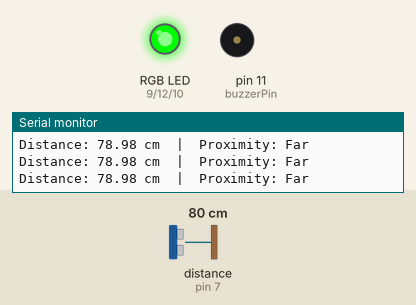
Recording of a sketch running on a simulated Arduino Uno, built with avr-gcc and run on an emulated ATmega328P. On the bench: an RGB LED mixed from three pins (HIGH = lit), buzzer (waves = sounding), the last lines printed to the serial monitor. Wiring (inferred from the names in the program): ultrasonic range finder: trigger pin 8; echo pin 7. The test bench sets the inputs (shaded band); at power-on: distance to the obstacle (sensor on pin 7) 80 cm. The echo pulse lasts 58.3 µs per cm; pins used as bus, display or sensor lines are not drawn.

Above: at 1.2 s.
1.3 s: distance to the obstacle (sensor on pin 7) set to 23 cm
2.8 s: distance to the obstacle (sensor on pin 7) set to 19 cm
At 2.98 s:
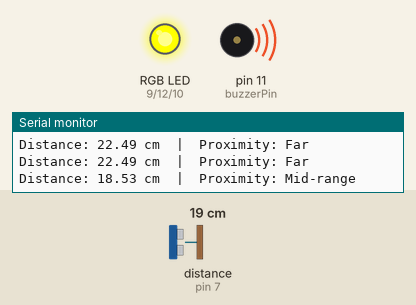
5.8 s: distance to the obstacle (sensor on pin 7) set to 7 cm
8.8 s: distance to the obstacle (sensor on pin 7) set to 4 cm
At 8.96 s:
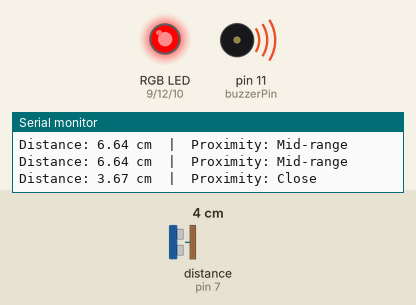
11.8 s: distance to the obstacle (sensor on pin 7) set to 9 cm
At 11.93 s:
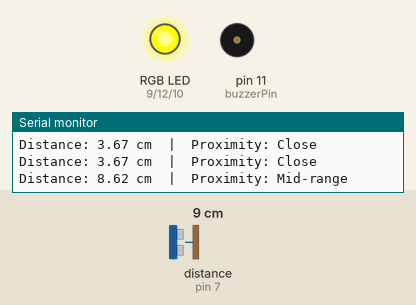
14.8 s: distance to the obstacle (sensor on pin 7) set to 2 cm
At 14.98 s:
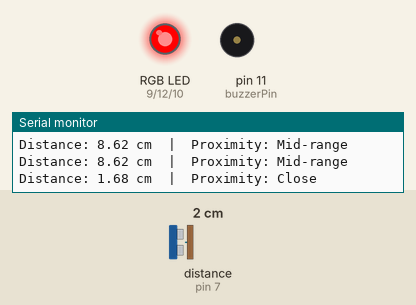
Timing chart, 0 to 18.8 s (numbered marks = the images above; inputs shaded):
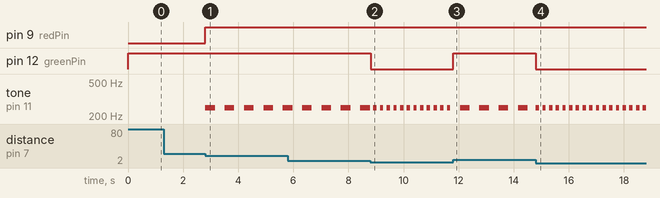

Measured:
- the behaviour switches between 21 and 20 cm on distance to the obstacle (sensor on pin 7) (found by bisection; images 0 and 1)
- the behaviour switches between 6 and 5 cm on distance to the obstacle (sensor on pin 7) (found by bisection; images 1 and 2)
- after the input at 2.8 s, pin 9 (redPin): LOW → HIGH at once; tone on pin 11 (buzzerPin): alternates 250 Hz for 0.35 s and silent for 0.35 s, starting at once
- after the input at 8.8 s, pin 12 (greenPin): HIGH → LOW at once; tone on pin 11 (buzzerPin): alternates 250 Hz for 0.12 s and silent for 0.12 s, starting after 0.11 s
- after the input at 11.8 s, pin 12 (greenPin): LOW → HIGH at once; tone on pin 11 (buzzerPin): alternates 250 Hz for 0.35 s and silent for 0.35 s, starting after 0.25 s
- after the input at 14.8 s, pin 12 (greenPin): HIGH → LOW at once; tone on pin 11 (buzzerPin): alternates 250 Hz for 0.12 s and silent for 0.12 s, starting at once

The sketch:

Mech_Midterm_Part1.ino
```cpp
//ChatGPT was used to generate this code
//Prompt used: #include <Servo.h>

// -----------------------------
// Pin definitions
// -----------------------------
/*const int trigPin   = 8;
const int echoPin   = 7;
const int servoPin  = 6;
const int buttonPin = 2;
const int buzzerPin = 11;
const int redPin    = 9;
const int greenPin  = 12;
const int bluePin   = 10;

// -----------------------------
// Servo settings
// -----------------------------
Servo myServo;
const int restAngle = 100;   // forward direction
const int minScan   = -140;    // scan start angle
const int maxScan   = 220;  // scan end angle

// -----------------------------
// State variables
// -----------------------------
bool scanMode = false;
bool lastButtonState = LOW;
unsigned long lastDebounceTime = 0;
unsigned long debounceDelay = 50;

// -----------------------------
// Distance and buzzer timing
// -----------------------------
unsigned long lastDistancePrint = 0;
const unsigned long distanceInterval = 250; // ms between prints
unsigned long lastBeepTime = 0;
bool beeping = false;
int beepInterval = 0;
int toneFreq = 250;

// -----------------------------
// Helpers
// -----------------------------
float getDistance() {
  long duration;
  float distance;
  float sum = 0;
  for (int i = 0; i < 5; i++) {
    digitalWrite(trigPin, LOW);
    delayMicroseconds(2);
    digitalWrite(trigPin, HIGH);
    delayMicroseconds(10);
    digitalWrite(trigPin, LOW);
    duration = pulseIn(echoPin, HIGH, 30000);
    distance = duration * 0.034 / 2;
    sum += distance;
  }
  return sum / 5.0;
}

void setColor(bool red, bool green, bool blue) {
  digitalWrite(redPin, red);
  digitalWrite(greenPin, green);
  digitalWrite(bluePin, blue);
}

void proximityFeedback(float distance) {
  if (distance < 5.0) {                // CLOSE
    setColor(HIGH, LOW, LOW);          // Red flashes if you want
    beepInterval = 120;
  } else if (distance <= 20.0) {       // MID-RANGE
    setColor(HIGH, HIGH, LOW);         // Yellow
    beepInterval = 350;
  } else {                             // FAR
    setColor(LOW, HIGH, LOW);          // Green
    beepInterval = 0;
    noTone(buzzerPin);
  }

  if (beepInterval > 0) {
    unsigned long now = millis();
    if (now - lastBeepTime >= beepInterval) {
      lastBeepTime = now;
      if (!beeping) {
        tone(buzzerPin, toneFreq);
        beeping = true;
      } else {
        noTone(buzzerPin);
        beeping = false;
      }
    }
  }
}

// ---------------------------------------------------
// Environment classification
// ---------------------------------------------------
String classifyEnvironment(float dLeft, float dCenter, float dRight) {
  const float wallThreshold = 20.0;
  if (dCenter < wallThreshold && dLeft < wallThreshold && dRight < wallThreshold)
    return "Corner / Dead end";
  else if (dCenter < wallThreshold && dLeft > wallThreshold && dRight > wallThreshold)
    return "Facing wall";
  else if (dLeft < wallThreshold && dCenter > wallThreshold && dRight > wallThreshold)
    return "Wall on left";
  else if (dRight < wallThreshold && dCenter > wallThreshold && dLeft > wallThreshold)
    return "Wall on right";
  else if (dLeft < wallThreshold && dRight < wallThreshold && dCenter > wallThreshold)
    return "Corridor";
  else
    return "Open space";
}

// ---------------------------------------------------
// Setup
// ---------------------------------------------------
void setup() {
  Serial.begin(9600);
  pinMode(trigPin, OUTPUT);
  pinMode(echoPin, INPUT);
  pinMode(buttonPin, INPUT_PULLUP);
  pinMode(redPin, OUTPUT);
  pinMode(greenPin, OUTPUT);
  pinMode(bluePin, OUTPUT);
  pinMode(buzzerPin, OUTPUT);

  myServo.attach(servoPin);
  myServo.write(restAngle);
  setColor(LOW, HIGH, LOW); // Idle = green
  Serial.println("Mode: IDLE");
}

// ---------------------------------------------------
// Main loop
// ---------------------------------------------------
// -----------------------------
// Idle mode timing
// -----------------------------
String lastEnvironment = "Unknown"; // stores environment after last scan

void loop() {
  // --- Button handling ---
  bool reading = !digitalRead(buttonPin);
  if (reading != lastButtonState) lastDebounceTime = millis();

  if ((millis() - lastDebounceTime) > debounceDelay) {
    if (reading && !scanMode) {
      scanMode = true;
      Serial.println("Mode: SCAN");
      setColor(HIGH, LOW, LOW); // Red
      noTone(buzzerPin);
    } else if (reading && scanMode) {
      scanMode = false;
      Serial.println("Mode: IDLE");
      setColor(LOW, HIGH, LOW); // Green
      noTone(buzzerPin);
    }
  }
  lastButtonState = reading;

  // --- IDLE MODE ---
  if (!scanMode) {
    float distance = getDistance();
    proximityFeedback(distance);

    // Serial output every 250ms
    if (millis() - lastDistancePrint >= distanceInterval) {
      lastDistancePrint = millis();

      String proximity;
      if (distance < 5.0) proximity = "Close";
      else if (distance <= 20.0) proximity = "Mid-range";
      else proximity = "Far";

      Serial.print("Distance: ");
      Serial.print(distance);
      Serial.print(" cm  |  Proximity: ");
      Serial.print(proximity);
      Serial.print("  | Environment: ");
      Serial.println(lastEnvironment); // print last scanned environment
    }
  }

  // --- SCAN MODE ---
  if (scanMode) {
    float minDistance = 9999;
    int bestAngle = restAngle;
    float dLeft, dCenter, dRight;

    // Measure Right, Center, Left
    myServo.write(minScan); delay(250); dRight = getDistance();
    myServo.write(restAngle); delay(250); dCenter = getDistance();
    myServo.write(maxScan); delay(250); dLeft = getDistance();

    // Sweep full 180° to find closest object
    for (int angle = minScan; angle <= maxScan; angle += 5) {
      myServo.write(angle);
      delay(100);
      float dist = getDistance();
      Serial.print("Angle: "); Serial.print(angle);
      Serial.print("  Distance: "); Serial.println(dist);
      if (dist < minDistance) {
        minDistance = dist;
        bestAngle = angle;
      }
    }

    // Point servo to closest object
    myServo.write(bestAngle);
    Serial.print("Closest object at ");
    Serial.print(bestAngle);
    Serial.print("°, distance: ");
    Serial.print(minDistance);
    Serial.println(" cm");

    // Classify environment and store it
    lastEnvironment = classifyEnvironment(dLeft, dCenter, dRight);
    Serial.print("Environment: ");
    Serial.println(lastEnvironment);

    // Return to idle
    scanMode = false;
    setColor(LOW, HIGH, LOW); // Green
    Serial.println("Mode: IDLE");
  }
}

//Snippet of code for an ultrasonic sensor mounted onto a servo, does a lot of things.

//First part of project:
//The Ultrasonic sensor does not need to move for this part.
//Functional requirements:
//A. The distance to the object should be continuously sensed and displayed in the serial
//monitor.
//B. There should be at least three categories in the level of proximity/risk:
//a. “Close”: less than 5 cm
//b. “Mid-range”: between 5 cm and 20 cm
//c. “Far”: beyond 20 cm
//C. The color of the RGB LED should be
//a. “Close” → Red
//b. “Mid-range” → Yellow
//c. “Far” → Green
//D. There should be a beeping sound with the following characteristics:
//a. “Close” → High frequency of beeping to alert the user
//b. “Mid-range” → Low frequency of beeping
//c. “Far” → No beeping
//*Note: high frequency does not mean high pitch.
//E. Since the ultrasonic sensor is noisy, there should be some type of “filtering” to avoid
//erroneous measurements (e.g., take the average of five samples). Write a separate
//method for this so that you can use it in the subsequent parts

//Now this is already built-in to the code I gave you, I just need you to eliminate erroneous code, or code that moves the servo around and such. Just strip it down to the beeping, RGB LED light. Also, write out explanations for all code blocks */
//**** NOTE: I previously generated code for all 3 parts combined, was just asking it to strip this code for each part.****
#include <Arduino.h>

// -----------------------------
// Pin definitions
// -----------------------------
const int trigPin   = 8;
const int echoPin   = 7;
const int buzzerPin = 11;
const int redPin    = 9;
const int greenPin  = 12;
const int bluePin   = 10;

// -----------------------------
// Distance and buzzer timing
// -----------------------------
unsigned long lastDistancePrint = 0;
const unsigned long distanceInterval = 250; // ms between prints
unsigned long lastBeepTime = 0;
bool beeping = false;
int beepInterval = 0;
int toneFreq = 250;

// ---------------------------------------------------
// Helper function: Measure distance (with filtering)
// ---------------------------------------------------
float getDistance() {
  long duration;
  float distance;
  float sum = 0;

  // Take 5 readings and average them to reduce noise
  for (int i = 0; i < 5; i++) {
    digitalWrite(trigPin, LOW);
    delayMicroseconds(2);
    digitalWrite(trigPin, HIGH);
    delayMicroseconds(10);
    digitalWrite(trigPin, LOW);
    duration = pulseIn(echoPin, HIGH, 30000); // timeout: 30ms (~5m)
    distance = duration * 0.034 / 2;          // convert to cm
    sum += distance;
  }
  return sum / 5.0; // averaged distance
}

// ---------------------------------------------------
// Helper function: Set RGB color
// ---------------------------------------------------
void setColor(bool red, bool green, bool blue) {
  digitalWrite(redPin, red);
  digitalWrite(greenPin, green);
  digitalWrite(bluePin, blue);
}

// ---------------------------------------------------
// Proximity feedback: LED + Buzzer
// ---------------------------------------------------
void proximityFeedback(float distance) {
  if (distance < 5.0) {                // CLOSE
    setColor(HIGH, LOW, LOW);          // Red
    beepInterval = 120;                // fast beeping
  } else if (distance <= 20.0) {       // MID-RANGE
    setColor(HIGH, HIGH, LOW);         // Yellow
    beepInterval = 350;                // slower beeping
  } else {                             // FAR
    setColor(LOW, HIGH, LOW);          // Green
    beepInterval = 0;                  // no beeping
    noTone(buzzerPin);
  }

  // Handle beeping timing
  if (beepInterval > 0) {
    unsigned long now = millis();
    if (now - lastBeepTime >= beepInterval) {
      lastBeepTime = now;
      if (!beeping) {
        tone(buzzerPin, toneFreq);
        beeping = true;
      } else {
        noTone(buzzerPin);
        beeping = false;
      }
    }
  }
}

// ---------------------------------------------------
// Setup
// ---------------------------------------------------
void setup() {
  Serial.begin(9600);
  pinMode(trigPin, OUTPUT);
  pinMode(echoPin, INPUT);
  pinMode(redPin, OUTPUT);
  pinMode(greenPin, OUTPUT);
  pinMode(bluePin, OUTPUT);
  pinMode(buzzerPin, OUTPUT);

  setColor(LOW, HIGH, LOW); // Start with Green (idle)
  Serial.println("Ultrasonic Distance Sensor - Active");
}

// ---------------------------------------------------
// Main loop
// ---------------------------------------------------
void loop() {
  float distance = getDistance();
  proximityFeedback(distance);

  // Print readings every 250ms
  if (millis() - lastDistancePrint >= distanceInterval) {
    lastDistancePrint = millis();

    String proximity;
    if (distance < 5.0) proximity = "Close";
    else if (distance <= 20.0) proximity = "Mid-range";
    else proximity = "Far";

    Serial.print("Distance: ");
    Serial.print(distance);
    Serial.print(" cm  |  Proximity: ");
    Serial.println(proximity);
  }
}
```
